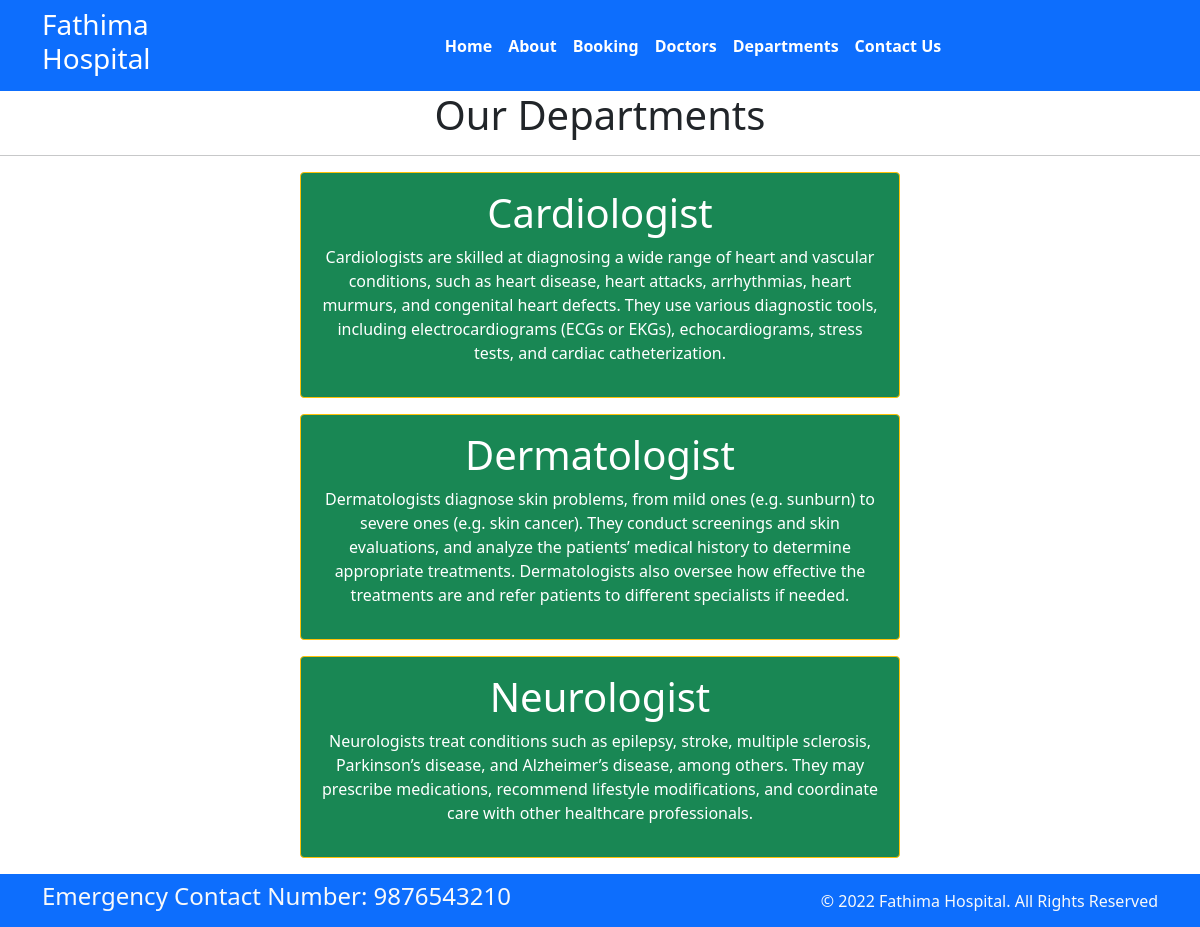
Page /department/ on the committed database.
### doctorapp/models.py (models this page shows, shortened)
class Departments(models.Model):
    dep_name = models.CharField(max_length=100)
    dep_decription = models.TextField()

### doctorapp/views.py (the view)
# urls.py: path('department/',views.department,name='department'),
def department(request):
    dict_dept = {
        'dept': Departments.objects.all()
    }
    return render(request, 'department.html', dict_dept)

### templates/department.html (shortened to what this page needs)
{% extends 'base.html' %}
{% block content%}
<h1 class="text-center"> Our Departments </h1>
<hr>
{% for d in dept %}
<div class="mx-auto w-50 bg-success text-center text-white p-3 my-3 border border-warning rounded">
    <h1>{{d.dep_name}}</h1>
    <p>{{d.dep_decription}}</p>
</div>
{% endfor %}
{% endblock %}

### rows in the picture
Departments: dep_name "Cardiologist", dep_decription "Cardiologists are skilled at diagnosing a wide range of heart and vascular conditions, such as heart disease, heart attacks, arrhythmias, heart murmurs, and congenital heart defects. They use various diagnostic tools, including electrocardiograms (ECGs or EKGs), echocardiograms, stress tests, and cardiac catheterization."
Departments: dep_name "Dermatologist", dep_decription "Dermatologists diagnose skin problems, from mild ones (e.g. sunburn) to severe ones (e.g. skin cancer). They conduct screenings and skin evaluations, and analyze the patients’ medical history to determine appropriate treatments. Dermatologists also oversee how effective the treatments are and refer patients to different specialists if needed."
Departments: dep_name "Neurologist", dep_decription "Neurologists treat conditions such as epilepsy, stroke, multiple sclerosis, Parkinson’s disease, and Alzheimer’s disease, among others. They may prescribe medications, recommend lifestyle modifications, and coordinate care with other healthcare professionals."
